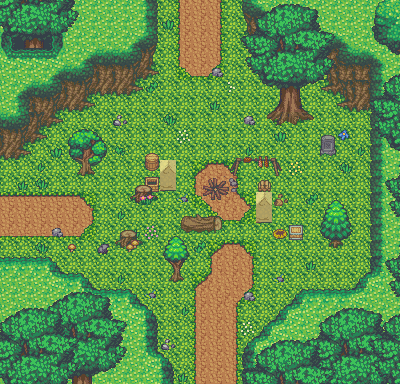

Rendered tile map (Tiled .tmx) drawn with the repository's tilesets; below, a short description and the map source with its tile grids summarised:
An orthogonal 25x24 tile map with 16x16 px tiles, 7 tile layers (Ground_Layer, UpperGround_Layer, ObjectGround_Layer, UpperObjectGround_Layer, ...), 1 hidden layer not drawn, 4 tilesets and 48 objects (48x GameObject).

<map version="1.2" tiledversion="1.2.0" orientation="orthogonal" renderorder="right-down" width="25" height="24" tilewidth="16" tileheight="16" infinite="0" nextlayerid="24" nextobjectid="232">
 <tileset firstgid="1" name="AAA" tilewidth="16" tileheight="16" tilecount="1248" columns="52">
  <image source="Outside.png" trans="ffffff" width="832" height="384" />
 </tileset>
 <tileset firstgid="1249" name="BBB" tilewidth="16" tileheight="16" tilecount="2805" columns="51">
  <image source="Waters.png" trans="ffffff" width="816" height="880" />
 </tileset>
 <tileset firstgid="4054" name="TTT" tilewidth="16" tileheight="16" tilecount="1482" columns="39">
  <image source="Terrain.png" trans="ffffff" width="624" height="608" />
 </tileset>
 <tileset firstgid="5536" name="FFF" tilewidth="16" tileheight="16" tilecount="9288" columns="129">
  <image source="Fog.png" width="2076" height="1152" />
 </tileset>
 <layer id="1" name="Ground_Layer" width="25" height="24">
  <data>[600 cells, 600 non-empty, 21 distinct tile ids]</data>
 </layer>
 <layer id="2" name="UpperGround_Layer" width="25" height="24">
  <data>[600 cells, 31 non-empty, 9 distinct tile ids]</data>
 </layer>
 <layer id="3" name="ObjectGround_Layer" width="25" height="24" opacity="0.9">
  <data>[600 cells, 327 non-empty, 75 distinct tile ids]</data>
 </layer>
 <layer id="4" name="UpperObjectGround_Layer" width="25" height="24">
  <data>[600 cells, 4 non-empty, 4 distinct tile ids]</data>
 </layer>
 <objectgroup id="5" name="Object Layer">
  <object id="22" name="Player" type="GameObject" x="179.667" y="175" width="13" height="13">
   <properties>
    <property name="MovementSpeed" value="20" />
    <property name="ObjectDepth" value="4" />
    <property name="PlayerIndex" value="0" />
    <property name="Texture" value="Player.png" />
   </properties>
  </object>
  <object id="95" name="Object1" type="GameObject" x="169.273" y="271.188" width="14.1799" height="13.6208" />
  <object id="111" name="TriggerToRoom002" type="GameObject" x="158.626" y="-21.75" width="85.292" height="8.125">
   <properties>
    <property name="posX" value="200" />
    <property name="posY" value="270" />
    <property name="roomId" value="2" />
   </properties>
  </object>
  <object id="112" name="Wall1" type="GameObject" x="140.947" y="-21.7765" width="16.667" height="100.625" />
  <object id="134" name="Wall2" type="GameObject" x="244.916" y="-21.9375" width="13.167" height="69.25" />
  <object id="135" name="Wall3" type="GameObject" x="93.6608" y="77.8409" width="46.7125" height="18.3864" />
  <object id="136" name="Wall4" type="GameObject" x="62.6778" y="94.8068" width="30.4284" height="16.8864" />
  <object id="137" name="Wall5" type="GameObject" x="46.4222" y="110.193" width="15.7011" height="16.8864" />
  <object id="138" name="Wall6" type="GameObject" x="31.1574" y="125.739" width="14.6972" height="17.0168" />
  <object id="139" name="Wall7" type="GameObject" x="-15.7717" y="142.348" width="46.3819" height="17.3647" />
  <object id="141" name="Wall8" type="GameObject" x="-14.066" y="261.818" width="63.8819" height="4.8647" />
  <object id="142" name="TriggerToRoom003" type="GameObject" x="-13.25" y="160.531" width="5.667" height="100.469">
   <properties>
    <property name="posX" value="588" />
    <property name="posY" value="505" />
    <property name="roomId" value="3" />
   </properties>
  </object>
  <object id="143" name="Wall9" type="GameObject" x="47.1875" y="267.75" width="9.2569" height="6.7397" />
  <object id="144" name="Wall10" type="GameObject" x="52.0079" y="275.63" width="30.2569" height="6.7397" />
  <object id="145" name="Wall11" type="GameObject" x="77.9966" y="283.88" width="9.1319" height="9.2397" />
  <object id="146" name="Wall12" type="GameObject" x="87.934" y="292.255" width="40.8819" height="3.8647" />
  <object id="147" name="Wall13" type="GameObject" x="126.923" y="297.431" width="10.0637" height="14.5011" />
  <object id="148" name="Wall14" type="GameObject" x="135.514" y="312.477" width="22.1546" height="48.3704" />
  <object id="149" name="Wall15" type="GameObject" x="157.559" y="361.724" width="15.9728" height="22.3704" />
  <object id="150" name="Wall16" type="GameObject" x="174.286" y="380.633" width="66.9728" height="2.73404" />
  <object id="151" name="Wall17" type="GameObject" x="241.951" y="348.133" width="4.7853" height="35.734" />
  <object id="152" name="Wall18" type="GameObject" x="247.426" y="338.678" width="17.8762" height="11.6431" />
  <object id="153" name="Wall19" type="GameObject" x="265.153" y="327.633" width="14.2398" height="10.4613" />
  <object id="154" name="Wall20" type="GameObject" x="276.153" y="316.588" width="14.2398" height="10.4613" />
  <object id="155" name="Wall21" type="GameObject" x="286.88" y="304.951" width="14.2398" height="10.4613" />
  <object id="156" name="Wall22" type="GameObject" x="298.789" y="292.133" width="69.3307" height="11.9158" />
  <object id="158" name="Wall23" type="GameObject" x="363.477" y="275.713" width="15.3307" height="16.1658" />
  <object id="160" name="Wall24" type="GameObject" x="370.085" y="102.928" width="4.69434" height="172.166" />
  <object id="161" name="Wall25" type="GameObject" x="337.153" y="88.417" width="31.4443" height="22.416" />
  <object id="162" name="Wall26" type="GameObject" x="321.028" y="68.292" width="14.8193" height="26.041" />
  <object id="163" name="Wall27" type="GameObject" x="259.965" y="45.8545" width="59.3193" height="26.166" />
  <object id="164" name="Object2" type="GameObject" x="117.204" y="230.264" width="22.5712" height="20.5257" />
  <object id="165" name="Object3" type="GameObject" x="181.481" y="215.77" width="40.1799" height="17.3137" />
  <object id="166" name="Object4" type="GameObject" x="272.91" y="225.156" width="30.1799" height="14.5555" />
  <object id="167" name="Object5" type="GameObject" x="328.546" y="240.169" width="14.1799" height="11.7373" />
  <object id="168" name="Object12" type="GameObject" x="266.56" y="111.857" width="46.7487" height="12.6316" />
  <object id="170" name="Object8" type="GameObject" x="231.117" y="156.456" width="49.4308" height="19.406" />
  <object id="171" name="Object9" type="GameObject" x="129.66" y="177.234" width="29.3058" height="26.7185" />
  <object id="172" name="Object10" type="GameObject" x="77.6596" y="160.203" width="17.6183" height="17.8378" />
  <object id="173" name="Object11" type="GameObject" x="145.082" y="153.373" width="13.7053" height="17.2647" />
  <object id="174" name="Object6" type="GameObject" x="321.798" y="135.032" width="14.4308" height="19.9142" />
  <object id="180" name="Animator" type="GameObject" x="208.5" y="181.966" width="13.1364" height="10.6591">
   <properties>
    <property name="ObjectDepth" value="4" />
    <property name="Texture" value="Fire.png" />
   </properties>
  </object>
  <object id="224" name="NPC1" type="GameObject" x="239.947" y="177.955" width="16" height="16">
   <properties>
    <property name="ObjectDepth" value="3" />
    <property name="TextureS" value="Friend.png" />
   </properties>
  </object>
  <object id="227" name="Object10" type="GameObject" x="238.183" y="177.631" width="35.089" height="20.9191" />
  </objectgroup>
 <layer id="6" name="Top_Layer" width="25" height="24">
  <data>[600 cells, 146 non-empty, 85 distinct tile ids]</data>
 </layer>
 <layer id="21" name="HigherTop_Layer" width="25" height="24">
  <data>[600 cells, 81 non-empty, 36 distinct tile ids]</data>
 </layer>
 <layer id="22" name="HighestTop_Layer" width="25" height="24">
  <data>[600 cells, 53 non-empty, 30 distinct tile ids]</data>
 </layer>
 <layer id="7" name="Effect_ForeGround_Layer" width="25" height="24" visible="0">
  <data>[600 cells, 551 non-empty, 551 distinct tile ids]</data>
 </layer>
</map>
<!-- 4 of 48 objects omitted -->
